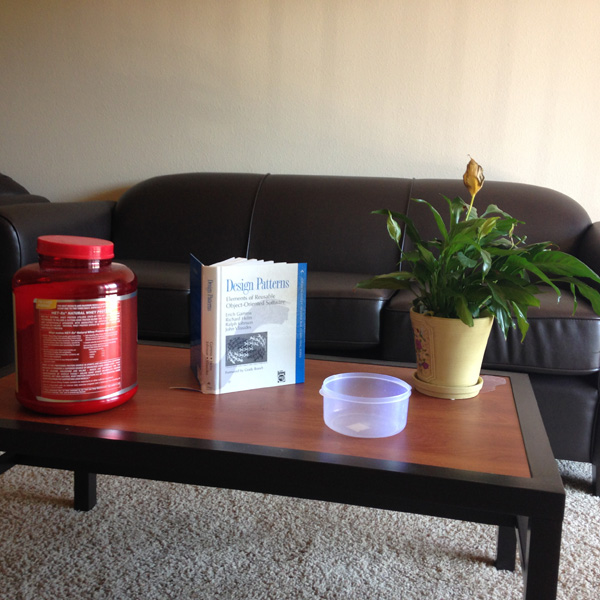
//> input picture hw4/pic8.jpg, 600 x 600 px
$ ./main   (built with g++ and OpenCV 4)
//> lines starting //> are read from the running program, lines starting //| are printed output that depends on the picture
#include <opencv.hpp>
#include <iostream>
#include <vector>
#include <iterator>
#include <opencv2\nonfree\nonfree.hpp>

using namespace std;
using namespace cv;

#define KAPA 0.04
#define MAXPT 100
#define SCALE 0.5
#define HARRISTHRESH 5e+10
#define HARRISTHRESH2 5e+10
#define HAARWIN 4
#define HARRISWIN 3
#define NONMAXWIN 15
#define NCCTHRESH 0.5
#define NCCRATIO 0.73
#define NCCWIN 45
#define SSDTHRESH 10000
#define SSDRATIO 0.7
#define SSDWIN 43

struct descriptor{
	int index;
	Point pt[MAXPT];
	Mat win[MAXPT];
};

struct pointPair{
	Point p1;
	Point p2;
};

Mat getWindow(const Mat& img, Point pt, int win_size);
void nonMaxSup(Mat& corner_s, int win_size);
Mat scaleHarris(Mat& image, double scale, int win_size, int sup_win_size, int haar_win_size);
void featureExtract(descriptor& dcrip, const Mat& corner_s, double thresh, const Mat& image, int win_size);
void NCC(const descriptor& dcrip1, const descriptor& dcrip2, double thresh, double ratio_thresh, vector<pointPair>& pair, int win_size);
void SSD(const descriptor& dcrip1, const descriptor& dcrip2, double thresh, double ratio_thresh, vector<pointPair>& pair, int win_size);
void drawPairs(const Mat& img1, const Mat& img2, Mat& imgOut, vector<pointPair>& pair);
void drawPoints(Mat& img, const Mat& corner_s, double thresh, double scale, int win_size);


/*-------------------------------------------------
 * Function:
 *		scaleHarris - Harris corner detection with
 *		different scales under Gaussion scale
 *		space
 * Input:
 *		image: original image
 *		scale: scale sigma
 *		win_size: window size of computation of
 *		the corner area
 *		sup_win_size: non maximum suppression area
 *		window size
 *		haar_win_size: haar filter window size
 * Output:
 *		return Mat corner strength
 *		Mat image
 *-------------------------------------------------
 */

Mat scaleHarris(Mat& image, double scale, int win_size, int sup_win_size, int haar_win_size)
{
	Mat Ix, Iy;
	Size size = image.size();

	// define the different scale of the scale space
	cout << "Blurring the image..." << endl;
	GaussianBlur(image, image, Size(win_size,win_size), scale, 0);

	// use haar filter to calculate the dx, dy
	cout << "Creating the haar filter..." << endl;
	Mat tmpknlp = Mat::ones(win_size+1, (win_size+1)/2, CV_64FC1);
	Mat tmpknln = -1*tmpknlp;

	Mat kernelx, kernely;
	hconcat(tmpknln, tmpknlp, kernelx);
	vconcat(tmpknlp.t(), tmpknln.t(), kernely);

	filter2D(image, Ix, CV_64FC1, kernelx);
	filter2D(image, Iy, CV_64FC1, kernely);
	// [4 lines of commented-out code are left out]

	cout << "Calculating the corner strength..." << endl;
	Mat cov(size, CV_64FC3);
	Mat corner_strength(size, CV_64FC1);

	Mat temp;

	// store dx2, dy2, dxdy in a 3 channel matrix
	for(int i = 0; i < size.height; i++)
	{
		double* cov_data = (double*)(cov.data + i*cov.step);
		const double* dxdata = (const double*)(Ix.data + i*Ix.step);
		const double* dydata = (const double*)(Iy.data + i*Iy.step);
		for(int j = 0; j < size.width; j++)
		{
			double dx = dxdata[j];
			double dy = dydata[j];

			cov_data[j*3] = dx*dx;
			cov_data[j*3+1] = dx*dy;
			cov_data[j*3+2] = dy*dy;
		}
	}

	// normalization factor
	double norm = (double)1/(win_size*win_size);

	// calculate the corner strength
	for(int i = 0; i < corner_strength.cols; i++)
	{
		for(int j = 0; j < corner_strength.rows; j++)
		{
			temp = getWindow(cov, Point(i,j), win_size);
			double sumdx2 = sum(temp).val[0];
			double sumdxy = sum(temp).val[1];
			double sumdy2 = sum(temp).val[2];
			corner_strength.at<double>(j,i) = (double)norm*(sumdx2*sumdy2 - sumdxy*sumdxy - KAPA*(sumdx2 + sumdy2)*(sumdx2 + sumdy2));
		}
	}

	// Non Maximum Suppression
	cout << "Non Maximum Suppression Process..." << endl;
	nonMaxSup(corner_strength, sup_win_size);
	cout << "Corner strength processing completed." << endl;

	return corner_strength;
}

/*------------------------------------------------
 * Function:
 *		getWindow - get the region of interest for
 *		the interest point
 * Input:
 *		img: original image
 *		pt: interest point
 *		win_size: window size of the region around
 *		the interest point
 * Output:
 *		return Mat window
 *------------------------------------------------
 */

Mat getWindow(const Mat& img, Point pt, int win_size)
{
	Mat win;
	Size img_size = img.size();
	int img_x = img_size.width;
	int img_y = img_size.height;

	if(pt.x < 0 || pt. x > img_size.width){
		cout << "GETWINDOW expects x to be within width of the image";
		return win;
	}
	if(pt.y < 0 || pt.y > img_size.height){
		cout << "GETWINDOW expects y to be within height of the image";
		return win;
	}

	int x_start = pt.x - win_size/2;
	if(x_start < 0) x_start = 0;

	int x_end = pt.x + win_size/2 + 1;
	if(x_end > img_x) x_end = img_x;

	int y_start = pt.y - win_size/2;
	if(y_start < 0) y_start = 0;

	int y_end = pt.y + win_size/2 + 1;
	if(y_end > img_y) y_end = img_y;

	win = img(Range(y_start, y_end), Range(x_start, x_end));
	win.convertTo(win, CV_64FC1);

	return win;
}

/*------------------------------------------------
 * Function:
 *		nonMaxSup - non maximum suppression of the
 *		corner strength
 * Input:
 *		corner_s: corner strength matrix
 *		win_size: non maximum suppression area
 *		window size
 * Output:
 *		Mat corner_s
 *------------------------------------------------
 */

void nonMaxSup(Mat& corner_s, int win_size)
{
	Size img_size = corner_s.size();
	int width = img_size.width;
	int height = img_size.height;

	for(int i = 0; i < width; ++i)
	{
		for(int j = 0; j < height; ++j)
		{
			Point p = Point(i,j);
			Mat slideWin = getWindow(corner_s, p, win_size);
			Size slideWinSize = slideWin.size();
			int slideWidth = slideWinSize.width;
			int slideHeight = slideWinSize.height;

			// set interest point to zero if smaller than any other value in the window
			for(int k = 0; k < slideWidth; k++)
			{
				for(int l = 0; l < slideHeight; l++)
				{
					if(corner_s.at<double>(j,i) < slideWin.at<double>(l,k))
						corner_s.at<double>(j,i) = 0;
				}
			}
		}
	}
}

/*------------------------------------------------
 * Function:
 *		featureExtract - extract the feature of
 *		the corner point
 * Input:
 *		dcrip: descriptor of the corner point
 *		corner_s: corner strength matrix
 *		thresh: harris corner threshold
 *		image: original image
 *		win_size: window size of the matching
 *		method, could be NCCWIN or SSDWIN
 * Output:
 *		descriptor dcrip
 *------------------------------------------------
 */

void featureExtract(descriptor& dcrip, const Mat& corner_s, double thresh, const Mat& image, int win_size)
{
	int count = 0;
	Size size = corner_s.size();
	int width = size.width;
	int height = size.height;
	int i, j;
	for(i = 0; i < width; i++)
	{
		for(j = 0; j < height; j++)
		{
			// concern about the points stronger than the threshold
			if(corner_s.at<double>(j,i) > thresh)
			{
				if(count > MAXPT - 1) break;
				dcrip.index = count++;
				dcrip.pt[dcrip.index].x = i;
				dcrip.pt[dcrip.index].y = j;
				dcrip.win[dcrip.index] = getWindow(image, Point(i,j), win_size);
			}
		}
	}
	cout << "number of corners: " << count << endl;
}

/*------------------------------------------------
 * Function:
 *		NCC - Normalized Cross Correlation method
 *		to establish correspondences
 * Input:
 *		dcrip1: the descriptor of the 1st image
 *		dcrip2: the descriptor of the 2nd image
 *		thresh: NCC method threshold - NCCTHRESH
 *		ratio_thresh: NCC ratio threshold -
 *		NCCRATIO
 *		pair: container of pointPair to store
 *		matching pairs
 *		win_size: NCC window size
 * Output:
 *		vector<pointPair> pair
 *------------------------------------------------
 */

void NCC(const descriptor& dcrip1, const descriptor& dcrip2, double thresh, double ratio_thresh, vector<pointPair>& pair, int win_size)
{
	Scalar avg1, avg2;
	int i, j;
	double NCCval, ratio;
	Size size = Size(win_size, win_size);
	Mat avg1Mat, avg2Mat, C1, C2, C;
	cout << "Using NCC method to find matching points..." << endl;

	for(i = 0; i < dcrip1.index; i++)
	{
		// initialize the max value, the second max value
		double maxVal = 0, secondMax = 0;
		// initialize the pointPair
		pointPair tmpPair = {Point(0,0), Point(0,0)};
		if(dcrip1.win[i].size() != size) continue;
		for(j = 0; j < dcrip2.index; j++)
		{
			if(dcrip2.win[j].size() != size) continue;

			// calculate the C matrix
			avg1 = mean(dcrip1.win[i]);
			avg2 = mean(dcrip2.win[j]);
			subtract(dcrip1.win[i], avg1, avg1Mat);
			subtract(dcrip2.win[j], avg2, avg2Mat);
			C = avg1Mat.mul(avg2Mat);
			C1 = avg1Mat.mul(avg1Mat);
			C2 = avg2Mat.mul(avg2Mat);

			// calculate the NCC method value
			NCCval = (double)sum(C).val[0]/sqrt(sum(C1).val[0]*sum(C2).val[0]);

			// find the most suitable point
			if(NCCval > thresh)
			{
				if(NCCval > maxVal){
					secondMax = maxVal;
					maxVal = NCCval;
					tmpPair.p1 = dcrip1.pt[i];
					tmpPair.p2 = dcrip2.pt[j];
				}
			}
		}

		// avoid multiple to one pairs
		ratio = secondMax/maxVal;
		if(ratio < ratio_thresh )
		{
			pair.push_back(tmpPair);
		}
	}
}

/*------------------------------------------------
 * Function:
 *		SSD - Sum of Squared Differences method
 *		to establish correspondences
 * Input:
 *		dcrip1: the descriptor of the 1st image
 *		dcrip2: the descriptor of the 2nd image
 *		thresh: SSD method threshold - SSDTHRESH
 *		ratio_thresh: SSD ratio threshold -
 *		SSDRATIO
 *		pair: container of pointPair to store
 *		matching pairs
 *		win_size: SSD window size
 * Output:
 *		vector<pointPair> pair
 *------------------------------------------------
 */

void SSD(const descriptor& dcrip1, const descriptor& dcrip2, double thresh, double ratio_thresh, vector<pointPair>& pair, int win_size)
{
	int i, j;
	Size size = Size(win_size, win_size);
	Mat I, I2;
	double SSDval, ratio;
	cout << "Using SSD method to find matching points..." << endl;

	for(i = 0; i < dcrip1.index; i++)
	{
		// initialize the min value, the second min value
		double minVal = 1e+10, secondMin = 1e+10;
		// initialize the pointPair
		pointPair tmpPair = { Point(0,0), Point(0,0)};
		if(dcrip1.win[i].size() != size) continue;
		for(j = 0; j < dcrip2.index; j++)
		{
			if(dcrip2.win[j].size() != size) continue;

			// calculate the difference of two windows
			subtract(dcrip1.win[i], dcrip2.win[j], I);
			I2 = I.mul(I);

			// calculate the SSD method value
			SSDval = (double)sum(I2).val[0]/(win_size*win_size);

			// find the most suitable point
			if(SSDval < thresh)
			{
				if(SSDval < minVal){
					secondMin = minVal;
					minVal = SSDval;
					tmpPair.p1 = dcrip1.pt[i];
					tmpPair.p2 = dcrip2.pt[j];
				}
			}
		}

		// avoid multiple to one pairs
		ratio = minVal/secondMin;
		if(ratio < ratio_thresh )
		{
			pair.push_back(tmpPair);
		}
	}
}


/*------------------------------------------------
 * Function:
 *		drawPairs - draw corners in each image and
 *		draw corresponding line pairs for two
 * Input:
 *		img1: the first image with points on it
 *		img2: the second image with points on it
 *		imgOut: the final merged image with
 *		matching lines on it
 *		pair: container of pointPair
 * Output:
 *		Mat imgOut
 *------------------------------------------------
 */

void drawPairs(const Mat& img1, const Mat& img2, Mat& imgOut, vector<pointPair>& pair)
{
	// matching line color space
	Scalar Color[7] = {Scalar(255, 0, 255), Scalar(255, 255, 255), Scalar(0, 255, 0), Scalar(0, 255, 255),
	Scalar(255, 0, 0), Scalar(255, 255, 0), Scalar(0, 0, 255)};
	int count = 0;
	Size size = img1.size();
	// put two images to one
	img1.copyTo(imgOut(Rect(0, 0, size.width, size.height)));
	img2.copyTo(imgOut(Rect(size.width, 0, size.width, size.height)));
	// draw lines
	for(vector<pointPair>::iterator it = pair.begin(); it != pair.end(); ++it)
	{
		line(imgOut, it->p1, Point(it->p2.x + size.width, it->p2.y), Color[count%7]);
		count++;
	}
}

/*--------------------------------------------------
 * Function:
 *		drawPoints - draw detected corners no matter
 *		whether they are chosen for matching
 * Input:
 *		img: the target original image
 *		corner_s: corner strength matrix
 *		thresh: harris corner strength
 *		scale: scale sigma
 *		win_size: harris corner window size
 * Output:
 *		Mat img
 *--------------------------------------------------
 */

void drawPoints(Mat& img, const Mat& corner_s, double thresh, double scale, int win_size)
{
	for(int j = 0; j < corner_s.rows; j++)
	{
		for(int i = 0; i < corner_s.cols; i++)
		{
			if(corner_s.at<double>(j,i) > thresh)
			{
				circle(img, Point(i,j), 4, Scalar(0, 255, 0), 2);
			}
		}
	}
}


int main()
{

	/*-----------------------------------------------------------
	 * HARRIS corner detection
	 *-----------------------------------------------------------
	 */


	//char* img_name1 = "pic1.jpg";
	//char* img_name2 = "pic2.jpg";
	//char* img_name1 = "pic6.jpg";
	//char* img_name2 = "pic7.jpg";
	char* img_name1 = "pic8.jpg";
	char* img_name2 = "pic9.jpg";


	Mat src, src_gray;
	Mat img1, img2;

	img1 = imread(img_name1, CV_LOAD_IMAGE_GRAYSCALE);
//> img1: 600 rows x 600 cols, CV_8UC1; min 0, max 255, mean 112.8
	img2 = imread(img_name2, CV_LOAD_IMAGE_GRAYSCALE);
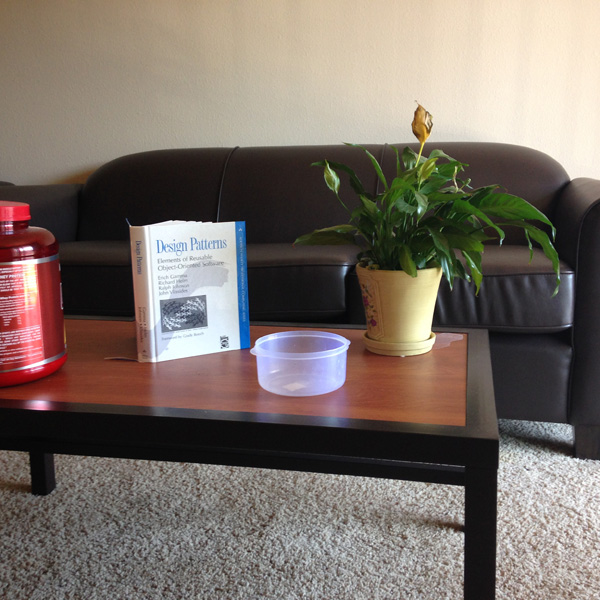
//> input picture hw4/pic9.jpg, 600 x 600 px
//> img2: 600 rows x 600 cols, CV_8UC1; min 0, max 255, mean 113.6

	Size img_size = img1.size();
//> img_size = Size(600, 600)

	// corner extraction
	Mat corner_s1 = scaleHarris(img1, SCALE, HARRISWIN, NONMAXWIN, HAARWIN);
//> after the loop in scaleHarris, `for(int i = 0; i < corner_strength.cols; i++)`:
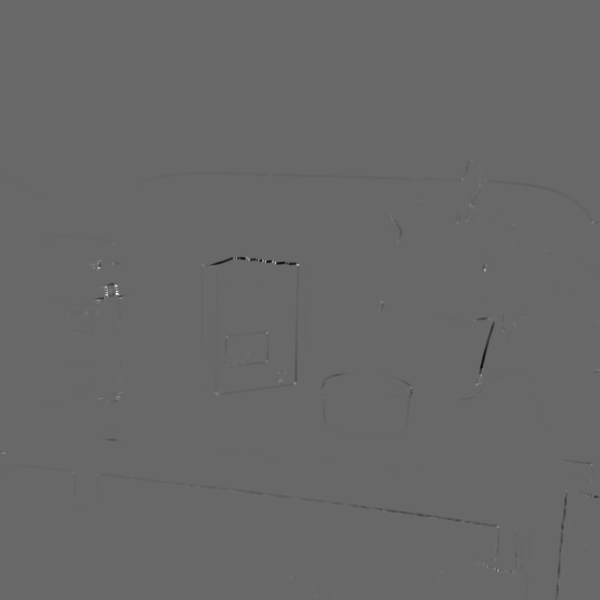
//> corner_strength: 600 rows x 600 cols, CV_64FC1; min -4.87e+11, max 7.02e+11, mean -452292474.9; drawn with min black and max white
	Mat corner_s2 = scaleHarris(img2, SCALE, HARRISWIN, NONMAXWIN, HAARWIN);
//> call 2 of scaleHarris, with scale = 0.5, win_size = 3, sup_win_size = 15, haar_win_size = 4
//> after the loop in scaleHarris (call 2), `for(int i = 0; i < size.height; i++)`:
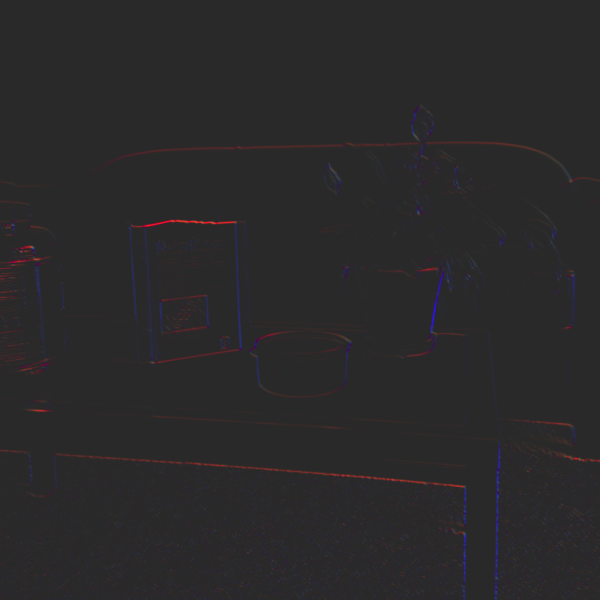
//> cov: 600 rows x 600 cols, CV_64FC3; mean B, G, R 9943.6, 312.5, 11260.5; drawn with min black and max white

	// show different scale images
	imshow("img1", img1);
	imshow("img2", img2);

	descriptor dcrip1;
	descriptor dcrip2;

	vector<pointPair> pair;
	vector<pointPair> pair2;

	// feature extraction and NCC method
	featureExtract(dcrip1, corner_s1, HARRISTHRESH, img1, NCCWIN);
//> the loop in featureExtract, `for(i = 0; i < width; i++)` made 600 passes
//> count on passes 1 to 3: 0, 0, 0
//> after the loop in featureExtract, `for(i = 0; i < width; i++)`: count = 52
//| number of corners: 52
	featureExtract(dcrip2, corner_s2, HARRISTHRESH2, img2, NCCWIN);
//> the loop in featureExtract (call 2), `for(i = 0; i < width; i++)` made 600 passes
//| number of corners: 46
	NCC(dcrip1, dcrip2, NCCTHRESH, NCCRATIO, pair, NCCWIN);
//> the loop in NCC, `for(i = 0; i < dcrip1.index; i++)` made 51 passes
//> (avg1, NCCval, ratio) on passes 2 to 13: (Scalar(37.55), 0.7, 0.927), (Scalar(121.7), -0.182, 0), (Scalar(75.04), -0.164, nan), (Scalar(129.6), -0.159, 0.817), (Scalar(95.27), -0.375, 0), (Scalar(115.1), 0.114, 0.868), (Scalar(70.12), 0.205, 0), (Scalar(96.84), 0.625, 0), (Scalar(107.5), 0.685, 0.913), (Scalar(93.21), 0.123, 0), (Scalar(71.44), -0.242, 0), (Scalar(100.7), -0.151, 0.863)
//> after the loop in NCC, `for(i = 0; i < dcrip1.index; i++)`:
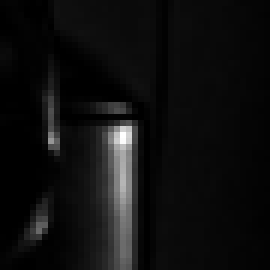
//> C2: 45 rows x 45 cols, CV_64FC1 (shown 6 times larger); min 0.105, max 29472.8, mean 1774.3; drawn with min black and max white
//> after the loop in NCC, `for(i = 0; i < dcrip1.index; i++)`: NCCval = 0.048
//> pair = 20 items
	// feature extraction and SSD method
	featureExtract(dcrip1, corner_s1, HARRISTHRESH, img1, SSDWIN);
//> call 3 of featureExtract, with thresh = 5e+10, win_size = 43
//> the loop in featureExtract (call 3), `for(i = 0; i < width; i++)` made 600 passes
//> after the loop in featureExtract (call 3), `for(i = 0; i < width; i++)`:
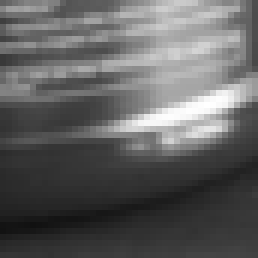
//> dcrip.win[5]: 43 rows x 43 cols, CV_64FC1 (shown 6 times larger); min 17, max 255, mean 96.6
//> after the loop in featureExtract (call 3), `for(i = 0; i < width; i++)`: count = 52
//| number of corners: 52
	featureExtract(dcrip2, corner_s2, HARRISTHRESH2, img2, SSDWIN);
//> call 4 of featureExtract, with thresh = 5e+10, win_size = 43
//> the loop in featureExtract (call 4), `for(i = 0; i < width; i++)` made 600 passes
//> after the loop in featureExtract (call 4), `for(i = 0; i < width; i++)`:
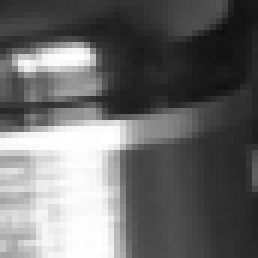
//> dcrip.win[5]: 43 rows x 43 cols, CV_64FC1 (shown 6 times larger); min 15, max 255, mean 106.8
//> after the loop in featureExtract (call 4), `for(i = 0; i < width; i++)`: count = 46
//| number of corners: 46
	SSD(dcrip1, dcrip2, SSDTHRESH, SSDRATIO, pair2, SSDWIN);
//> the loop in SSD, `for(i = 0; i < dcrip1.index; i++)` made 51 passes
//> (SSDval, ratio) on passes 2 to 13: (1382.1, 0.769), (10495.3, 0.663), (5143.1, 0.918), (14888.8, 0.462), (8422.6, 4.46e-08), (10701, 0.808), (3477.4, 0.659), (4506.6, 8.13e-08), (6016, 0.972), (5625, 0.0685), (9197.7, 7.31e-08), (13625.2, 0.302)
//> SSDval on pass 43: 7121.4
//> after the loop in SSD, `for(i = 0; i < dcrip1.index; i++)`:
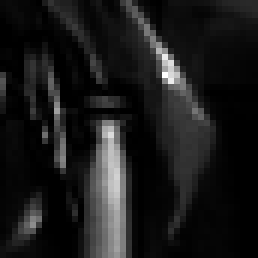
//> I2: 43 rows x 43 cols, CV_64FC1 (shown 6 times larger); min 0, max 28561, mean 2957.9; drawn with min black and max white

	cout << "pair size: " << pair.size() << endl;
//| pair size: 20
	cout << "pair2 size: " << pair2.size() << endl;
//| pair2 size: 31

	cvtColor(img1, img1, CV_GRAY2RGB);
//> img1: 600 rows x 600 cols, CV_8UC3
	cvtColor(img2, img2, CV_GRAY2RGB);

	drawPoints(img1, corner_s1, HARRISTHRESH, SCALE, HARRISWIN);

	drawPoints(img2, corner_s2, HARRISTHRESH2, SCALE, HARRISWIN);

	namedWindow( "corners_window1", CV_WINDOW_AUTOSIZE );
	imshow( "corners_window1", img1 );
	namedWindow( "corners_window2", CV_WINDOW_AUTOSIZE );
	imshow( "corners_window2", img2 );

	Mat dst(Size(img_size.width*2, img_size.height), img1.type());
	Mat dst2(Size(img_size.width*2, img_size.height), img1.type());

	drawPairs(img1, img2, dst, pair);
//> the loop in drawPairs, `for(vector<pointPair>::iterator it = pair.begin(); it != pair.end(); +..` made 20 passes
	drawPairs(img1, img2, dst2, pair2);
//> the loop in drawPairs (call 2), `for(vector<pointPair>::iterator it = pair.begin(); it != pair.end(); +..` made 31 passes

	namedWindow("corner pairs NCC", CV_WINDOW_AUTOSIZE);
	imshow("corner pairs NCC", dst);
	imwrite("NCCresult.jpg", dst);
	namedWindow("corner pairs SSD", CV_WINDOW_AUTOSIZE);
	imshow("corner pairs SSD", dst2);
	imwrite("SSDresult.jpg", dst2);


	/*-----------------------------------------------------------
	 * SURF corner detection
	 *-----------------------------------------------------------
	 */


	Mat img_object = imread(img_name1, CV_LOAD_IMAGE_GRAYSCALE);
	Mat img_scene = imread(img_name2, CV_LOAD_IMAGE_GRAYSCALE);

	GaussianBlur(img_object, img_object, Size(HARRISWIN, HARRISWIN), SCALE, 0);
	GaussianBlur(img_scene, img_scene, Size(HARRISWIN, HARRISWIN), SCALE, 0);

	if(!img_object.data || !img_scene.data)
	{
		std::cout<< " --(!) Error reading images " << std::endl; return -1;
	}

	//-- Step 1: Detect the keypoints using SURF Detector
	int minHessian = 400;

//> (the run ends here: the program needs code that is not available in this run, at `SurfFeatureDetector detector(minHessian);`)
